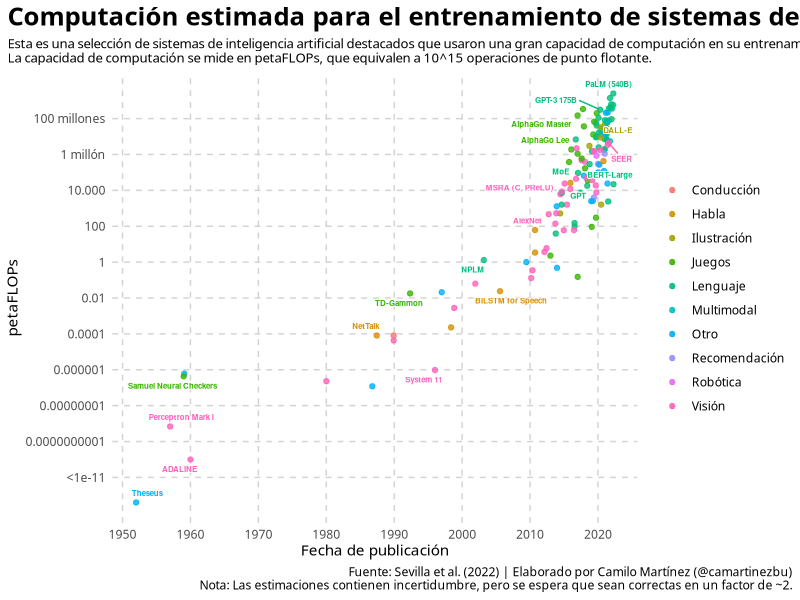
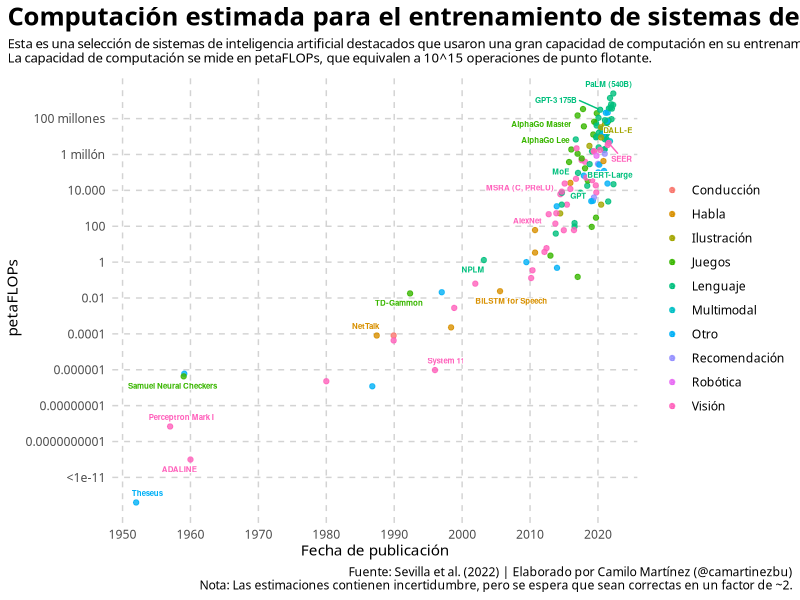

Reproduce these figures in R, in order.
library(tidyverse)
library(ggrepel)
library(lubridate)

relevant_labels = c(
  "Theseus",
  "ADALINE",
  "Perceptron Mark I",
  "Samuel Neural Checkers",
  "Neocognition",
  "NetTalk",
  "System 11",
  "RNN for Speech",
  "TD-Gammon",
  "BiLSTM for Speech",
  "NPLM",
  "AlexNet",
  "AlphaGo Master",
  "AlphaGo Lee",
  "MSRA (C, PReLU)",
  "MoE",
  "SEER",
  "DALL-E",
  "PaLM (540B)",
  "GPT",
  "GPT-3 175B",
  "BERT-Large"
)

data <- read_csv("06-OWID/data/ai-training-computation.csv") %>%
  drop_na(`Computation used in training AI systems (petaFLOPs)`) %>%
  mutate(label = case_when(Entity %in% relevant_labels ~ Entity,
                           TRUE ~ "")) %>%
  mutate(Domain_es = case_when(Domain == "Drawing" ~ "Ilustración",
                               Domain == "Driving" ~ "Conducción",
                               Domain == "Games" ~ "Juegos",
                               Domain == "Language" ~"Lenguaje",
                               Domain == "Multimodal" ~ "Multimodal",
                               Domain == "Other" ~ "Otro",
                               Domain == "Recommendation" ~"Recomendación",
                               Domain == "Robotics" ~ "Robótica",
                               Domain == "Speech" ~ "Habla",
                               Domain == "Vision" ~ "Visión"))

ggplot(data, aes(x = Day, 
                 y = `Computation used in training AI systems (petaFLOPs)`,
                 label = label))+
  geom_point(aes(color = Domain_es), alpha = 0.8) +
  geom_text_repel(aes(color = Domain_es), 
                  size = 2, 
                  force = 0.5,
                  force_pull = 2,
                  fontface = "bold",
                  max.overlaps = Inf,
                  bg.color = "white",
                  bg.r = 0.15) +
  scale_y_log10(
    breaks = c(
      0.000000000001,
      0.0000000001,
      0.00000001,
      0.000001,
      0.0001,
      0.01,
      1,
      100,
      10000,
      1000000,
      100000000),
    labels = c(
      "<1e-11",
      "0.0000000001",
      "0.00000001",
      "0.000001",
      "0.0001",
      "0.01",
      "1",
      "100",
      "10.000",
      "1 millón",
      "100 millones"
    )
  ) +
  scale_x_date(
    breaks = c(
      as_date("1950-01-01"),
      as_date("1960-01-01"),
      as_date("1970-01-01"),
      as_date("1980-01-01"),
      as_date("1990-01-01"),
      as_date("2000-01-01"),
      as_date("2010-01-01"),
      as_date("2020-01-01")
    ),
    labels = c(
      "1950",
      "1960",
      "1970",
      "1980",
      "1990",
      "2000",
      "2010",
      "2020"
    )
  ) +
  labs(
    title = "Computación estimada para el entrenamiento de sistemas de IA",
    subtitle = "Esta es una selección de sistemas de inteligencia artificial destacados que usaron una gran capacidad de computación en su entrenamiento.\nLa capacidad de computación se mide en petaFLOPs, que equivalen a 10^15 operaciones de punto flotante.",
    caption = "Fuente: Sevilla et al. (2022) | Elaborado por Camilo Martínez (@camartinezbu)\n Nota: Las estimaciones contienen incertidumbre, pero se espera que sean correctas en un factor de ~2.",
    y = "petaFLOPs",
    x = "Fecha de publicación"
  ) +
  theme(
    text = element_text(family = "Assistant"),
    strip.background = element_rect(colour = "white", fill = "white"),
    plot.title = element_text(face = "bold", size = 18.5),
    plot.title.position = "plot",
    plot.subtitle = element_text(size = 9.5),
    panel.background = element_blank(),
    panel.grid.major.y = element_line(color = "lightgrey",
                                      linetype = "dashed",
                                      size = 0.5),
    panel.grid.major.x = element_line(color = "lightgrey",
                                      linetype = "dashed",
                                      size = 0.5),
    axis.ticks = element_blank(),
    legend.justification = "left",
    legend.direction = "vertical",
    legend.title = element_blank(),
    legend.key = element_blank(),
    plot.caption.position = "plot"
  ) 


ggsave("06-OWID/plot.png", width = 8, height = 6)
